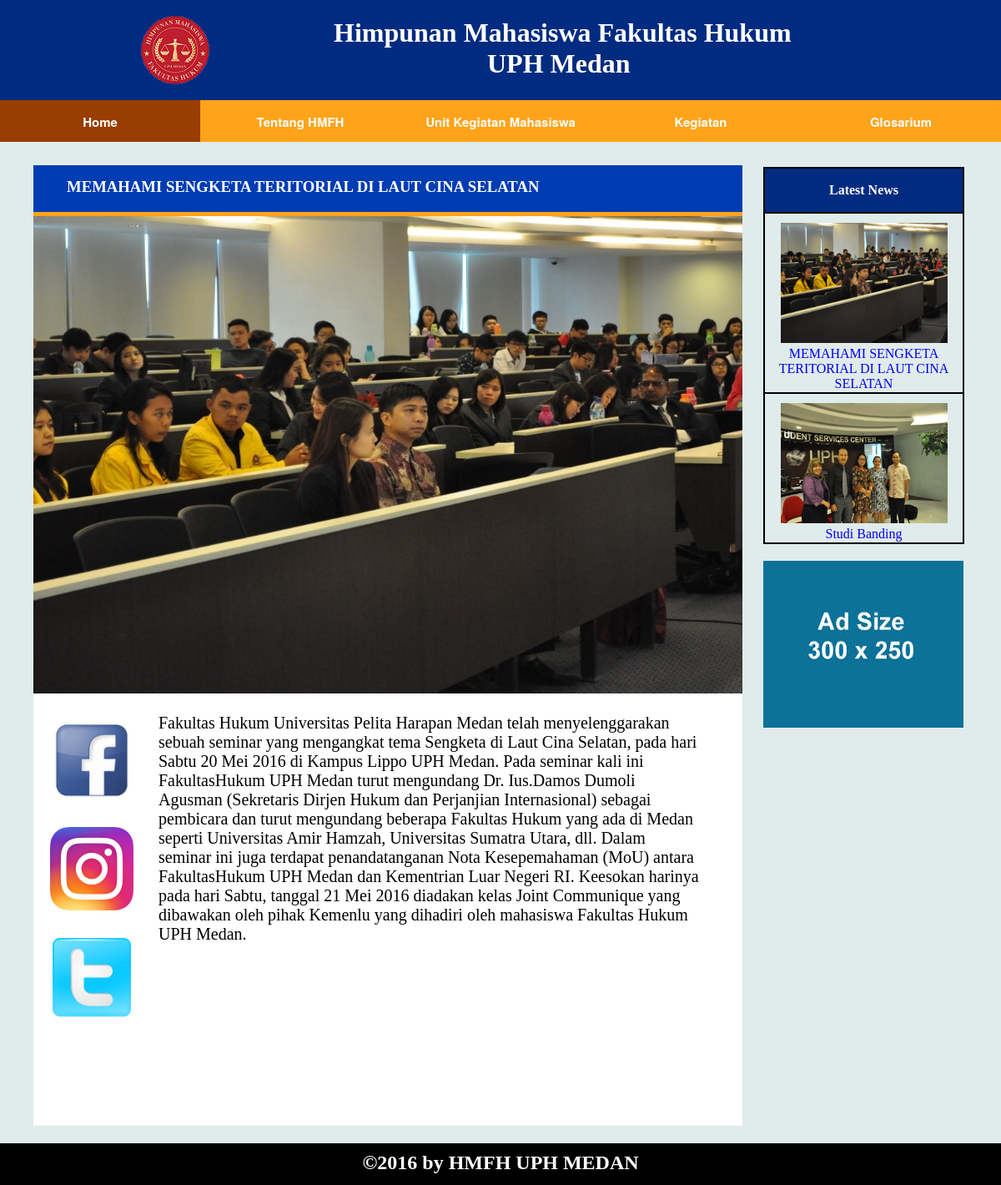
/news.php?id=16, run on the app's committed database.
### tables this page shows
CREATE TABLE `news` (
  `id` int(11) NOT NULL AUTO_INCREMENT,
  `title` varchar(200) NOT NULL,
  `date` date NOT NULL,
  `content` varchar(3000) NOT NULL,
  `image` varchar(5000) NOT NULL,
  `preview` varchar(500) NOT NULL,
  PRIMARY KEY (`id`)
);

### news.php (the view, shortened to what this page needs)
<!DOCTYPE html>
<html>
<head>
</head>
<body>
<!DOCTYPE html>
<html>
<head>
</head>
<body>
<?php
$conn = konek_db();
$id = $_GET['id'];
$query = $conn->prepare("select * from news where id=?");
$query->bind_param("i",$id);
$result = $query->execute();
$rows= $query->get_result();
$data = $rows->fetch_object();
?>
<div class="wrapper">
	<div class="row">
		<div class="body">
			<div class="row">
				<div class="header">
					<div class="logo">
					<img src="img/logo.png">
					</div>
					<div class="name">
						<h1>Himpunan Mahasiswa Fakultas Hukum<br>&nbsp&nbsp&nbsp&nbsp&nbsp&nbsp&nbsp
							&nbsp&nbsp&nbsp&nbsp&nbsp&nbsp&nbsp&nbsp&nbsp&nbsp&nbsp&nbsp&nbsp&nbsp&nbspUPH Medan</h1>
					</div>
				</div>
			</div>
			<div class="row">
				<div class="menu">
				<ul>
				  <li class="current-menu-item"><a href="hmj.php">Home</a></li>
				  <li><a href="tentang.php">Tentang HMFH</a></li>
				  <li><a href="UKM.php">Unit Kegiatan Mahasiswa</a></li>
				  <li><a href="Kegiatan.php">Kegiatan</a></li>
				  <li><a href="glosarium.php">Glosarium</a>
				  </li>
				</ul>
			</div>
			</div>
			<div class="row">
				<div class="body2">
					<div class="left">
						<div class="row">
							<div class="news-head">
								<h3><?php echo $data->title?></h3>
							</div>
							<?php if($data->image == null)
								$image = "img/none.png";
								else
								$image = "img/" . $data->image;
							?>
							<img src="<?php echo $image;?>" width="900">
						</div>
						<div class="row">
							<div class="button">
								<a href="https://www.facebook.com/hmfh.medan?fref=ts"><img src="img/fb-button.jpg" width="100" height="100"></a>
								<a href="https://www.instagram.com/hmfh_uphmedan/"><img src="img/insta-button.png" width="100" height="100"></a>
								<a href="https://twitter.com/HMFH_UPH"><img src="img/twitter-button.png" width="100" height="100"></a>
							</div>
							<div class="news">
								<p><?php echo $data->content?></p>
							</div>
						</div>
					</div>
					<div class="right">
						<table>
							<tr>
							<th>Latest News</th>
							</tr>
							<?php
								$conn = konek_db();
								$query = $conn->prepare("select * from `website`.`news` ORDER BY date DESC LIMIT 2");
								$result= $query->execute();
								$rows = $query->get_result();
								while($row = $rows->fetch_array()){
								if($row['image'] == null || $row['image'] == "")
									$url_image = "img/none.png";
								else
									$url_image = "img/".$row['image'];
								$news = "news.php?id=".$row['id'];
								echo "<tr>";
								echo "<td><a href=\"$news\">";
								echo "<img src=\"$url_image\" style=\"margin-top:10px\" width=\"200\" height=\"144\"><br>". $row['title']."</a></td>";
								echo"</tr>";
								}
								?>
						</table>
						<div class="advertise">
						<img src="img/ad.jpg">
						</div>
					</div>
				</div>
			</div>
		</div>
	</div>
	<div class="row">
		<div class="footer">
		<h2>&copy2016 by HMFH UPH MEDAN</h2>
		</div>
	</div>
</div>
</body>
</html>
</body>
</html>

### news.php (style rules this page uses)
body { margin: 0px; padding: 0px; background: url("img/index.jpg") no-repeat; background-size: cover; background-attachment: fixed; }
.wrapper { width: 100%; max-height: 6000px; }
.wrapper:before, .wrapper:after, .row:before, .row:after { content: ""; display: table; }
.row:after { clear: both; }
.row { clear: both; }
.header { width: 1200px; height: 120px; background-color: #002b80; margin: auto; }
.logo { width: 300px; height: 120px; float: left; }
.logo img { margin-left: 150px; }
.name { width: 800px; height: 120px; color:white; float: right; }
.name h1 { text-align: left; }
.menu { width: 1200px; height: 50px; background-color:#ffa31a; text-align: center; margin: auto; }
.body { padding : 0px; }
.body2 { width: 1200px; height: 1200px; max-height: 3000px; background-color: #e0ebeb; margin:auto; margin-top: -1px; }
.right { width: 300px; max-height: 1200px; float: left; background-color: #e0ebeb; margin-top: 20px; }
.right table { margin: 10px 0 20px 25px; }
.right table,th,td { border:2px solid black; border-collapse: collapse; text-align: center; }
.right td a { text-decoration: none; list-style: none; }
.right th,td { width: 235px; height: 50px; max-height: 300px; }
th { background: #002b80; color:white; }
.advertise { width: 300px; height: 300px; }
.advertise img { margin-left: 25px; }
.left { width: 850px; height: 1150px; max-height: 1500px; float: left; background-color: white; margin-top: 29px; margin-left:40px; }
.left h3 { padding-left: 40px; padding-top: 15px; color: white; }
.left .button { width: 150px; float: left; }
.left .button img { margin-left: 20px; margin-top: 26px; }
.left .news { width: 650px; text-align: left; float: left; padding-right: 20px; }
.left .news-head { width: 850px; height: 56px; background-color: #003cb3; margin-top: -20px; border-bottom: 5px solid #ffa31a; }
.news p { font-size: 20px; font-family: "Times New Roman"; }
.footer { width: 1200px; height: 50px; background-color:black; color:white; margin:0px auto; text-align: center; margin-top: -20px; }
.footer h2 { padding-top: 10px; }
.menu ul { list-style:none; position:relative; float:left; margin:0; padding:0; z-index : 999; }
.menu ul li { width: 240px; height: 50px; text-decoration: none; display: inline-block; list-style:none; text-align: center; }
.menu ul li a { text-decoration: none; padding-top: 10px; padding-bottom: 9px; color:white; font-size: 15px; }
.menu ul a { display:block; color:#333; text-decoration:none; font-weight:700; font-size:12px; line-height:32px; font-family:"HelveticaNeue","Helvetica Neue",Helvetica,Arial,sans-serif; }
.menu ul li { position:relative; float:left; z-index : 999; margin:0; padding:0; left: 0px; bottom:0px; }
.menu ul li.current-menu-item { background:#993d00; }

### data on the page
news: title "MEMAHAMI SENGKETA TERITORIAL DI LAUT CINA SELATAN", image (picture), content "Fakultas Hukum Universitas Pelita Harapan Medan telah menyelenggarakan sebuah seminar yang mengangkat tema Sengketa di Laut Cina Selatan, pada hari Sabtu 20 Mei 2016 di Kampus Lippo UPH Medan. Pada seminar kali ini FakultasHukum UPH Medan turut mengundang Dr. Ius.Damos Dumoli Agusman (Sekretaris Dirjen Hukum dan Perjanjian Internasional) sebagai pembicara dan turut mengundang beberapa Fakultas Hukum yang ada di Medan seperti Universitas Amir Hamzah, Universitas Sumatra Utara, dll. Dalam seminar ini juga terdapat penandatanganan Nota Kesepemahaman (MoU) antara FakultasHukum UPH Medan dan Kementrian Luar Negeri RI. Keesokan harinya pada hari Sabtu, tanggal 21 Mei 2016 diadakan kelas Joint…"
news: image (picture), title "Studi Banding"
